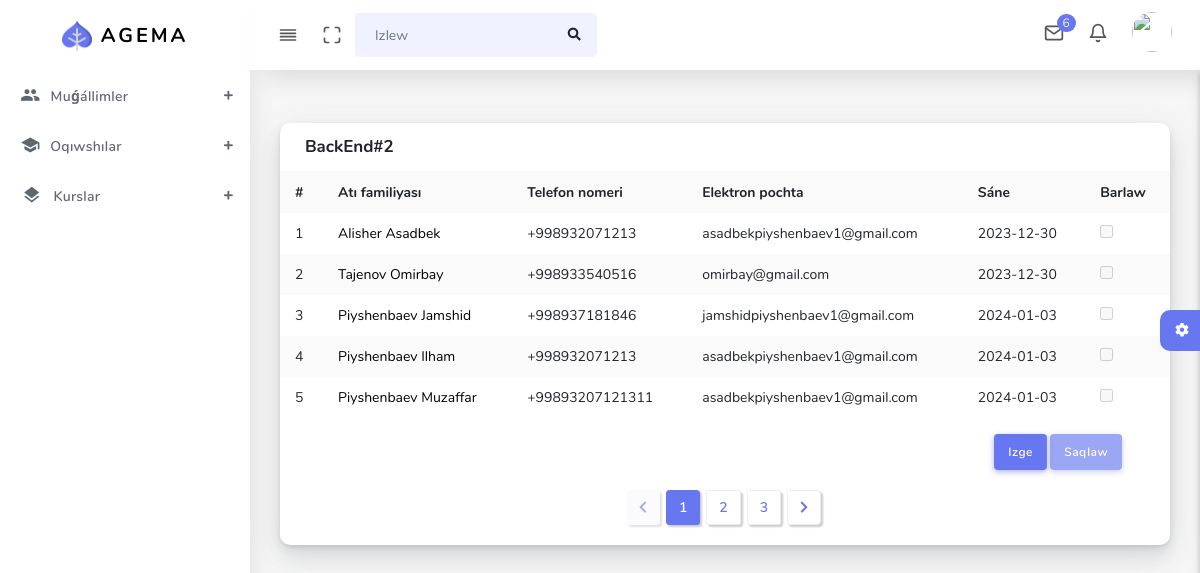
Page /Views/group_in_students.php?id=2 on the committed database.
### tables this page shows
CREATE TABLE `groups` (
  `id` int(11) NOT NULL,
  `course_id` int(11) NOT NULL,
  `gname` varchar(255) NOT NULL,
  `month` int(11) NOT NULL,
  `price` int(11) NOT NULL,
  `date` date NOT NULL
);

CREATE TABLE `students` (
  `id` int(11) NOT NULL,
  `group_id` json NOT NULL,
  `name` varchar(255) NOT NULL,
  `surname` varchar(255) NOT NULL,
  `email` varchar(255) NOT NULL,
  `phone` varchar(20) NOT NULL,
  `date` date NOT NULL
);

CREATE TABLE `control` (
  `id` int(11) NOT NULL,
  `student_id` int(11) NOT NULL,
  `name` json NOT NULL
);

### Views/group_in_students.php (the view, shortened to what this page needs)
<?php
include "header.php";
?>
<div class="col-12">
    <div class="card">
        <?php
$con = mysqli_connect("localhost", "root", "root", "db_edu");
$sql = "select * from `groups`";
$res = mysqli_query($con, $sql);
for ($data = []; $v = $res->fetch_assoc(); $data[] = $v);
foreach ($data as $v) {
    if ($v["id"] == $_GET["id"]) {
        ?>
        <div class="card-header">
            <h4><?=$v["gname"]?></h4>
        </div>
        <?php
}
}
?>
        <div class="card-body p-0">
            <form action="" method="post">
                <div class="table-responsive">
                    <table class="table table-striped table-md">
                        <tbody>
                            <tr>
                                <th>#</th>
                                <th>Atı familiyası</th>
                                <th>Telefon nomeri</th>
                                <th>Elektron pochta</th>
                                <th>Sáne</th>
                                <th>Barlaw</th>
                            </tr>
                            <?php
$i = 1;
$sql2 = "select * from `students`";
$res2 = mysqli_query($con, $sql2);
for ($data2 = []; $v = $res2->fetch_assoc(); $data2[] = $v);
foreach ($data2 as $v) {
    $sql3 = "select * from `control` where student_id = {$v['id']}";
    $res3 = mysqli_query($con, $sql3);
    for ($data3 = []; $g = $res3->fetch_assoc(); $data3[] = $g);
    $search = array_column($data3,'student_id');
    if(in_array($v['id'],$search)) {
        $a = json_decode($data3[0]['name'], 1)[count(json_decode($data3[0]['name'], 1)) - 1]['k'];
    }
    $d = date("d");
    foreach (json_decode($v['group_id'], 1) as $id) {
        if ($id["id"] == $_GET["id"]) {
            ?>
                            <tr>
                                <td><?=$i++?></td>
                                <td><a href="control.php?id=<?=$v['id']?>&name=<?=$v['name']?>&surname=<?=$v['surname']?>&group_id=<?=$_GET['id']?>"
                                        style="color: black; text-decoration: none;"><?=$v['surname']?>
                                        <?=$v['name']?></a></td>
                                <td><?=$v['phone']?></td>
                                <td><?=$v['email']?></td>
                                <td><?=$v['date']?></td>
                                <td>
                                    <input type="checkbox"  <?=($a+2 == $d) ? "" : "disabled"?> name="<?=$v['id']?>" id="">
                                </td>
                            </tr>
                            <?php
        }
    }
}
?>
                        </tbody>
                    </table>
                </div>
                <div class="text-right pr-5">
                    <?php
foreach ($data as $v) {
    if ($v["id"] == $_GET["id"]) {
        ?>
                    <a href="group_list.php?id=<?=$v['course_id']?>" class="btn btn-primary">Izge</a>
                    <?php
}
}
?>
                    <input class="btn btn-primary" <?=($a+2 == $d) ? "" : "disabled"?> type="submit" value="Saqlaw" name="save">
                </div>
            </form>
        </div>
        <div class="card-footer text-center">
            <nav class="d-inline-block">
                <ul class="pagination mb-0">
                    <li class="page-item disabled">
                        <a class="page-link" href="#" tabindex="-1"><i class="fas fa-chevron-left"></i></a>
                    </li>
                    <li class="page-item active"><a class="page-link" href="#">1 </a></li>
                    <li class="page-item">
                        <a class="page-link" href="#">2</a>
                    </li>
                    <li class="page-item"><a class="page-link" href="#">3</a></li>
                    <li class="page-item">
                        <a class="page-link" href="#"><i class="fas fa-chevron-right"></i></a>
                    </li>
                </ul>
            </nav>
        </div>
    </div>
</div>
<?php
include "main.php";
?>

### rows in the picture
groups: gname "BackEnd#2"
students: surname "Alisher", name "Asadbek", phone "+998932071213", email "asadbekpiyshenbaev1@gmail.com", date "2023-12-30"
students: surname "Tajenov", name "Omirbay", phone "+998933540516", email "omirbay@gmail.com", date "2023-12-30"
students: surname "Piyshenbaev", name "Jamshid", phone "+998937181846", email "jamshidpiyshenbaev1@gmail.com", date "2024-01-03"
students: surname "Piyshenbaev", name "Ilham", phone "+998932071213", email "asadbekpiyshenbaev1@gmail.com", date "2024-01-03"
students: surname "Piyshenbaev", name "Muzaffar", phone "+99893207121311", email "asadbekpiyshenbaev1@gmail.com", date "2024-01-03"
control: save "Saqlaw"
